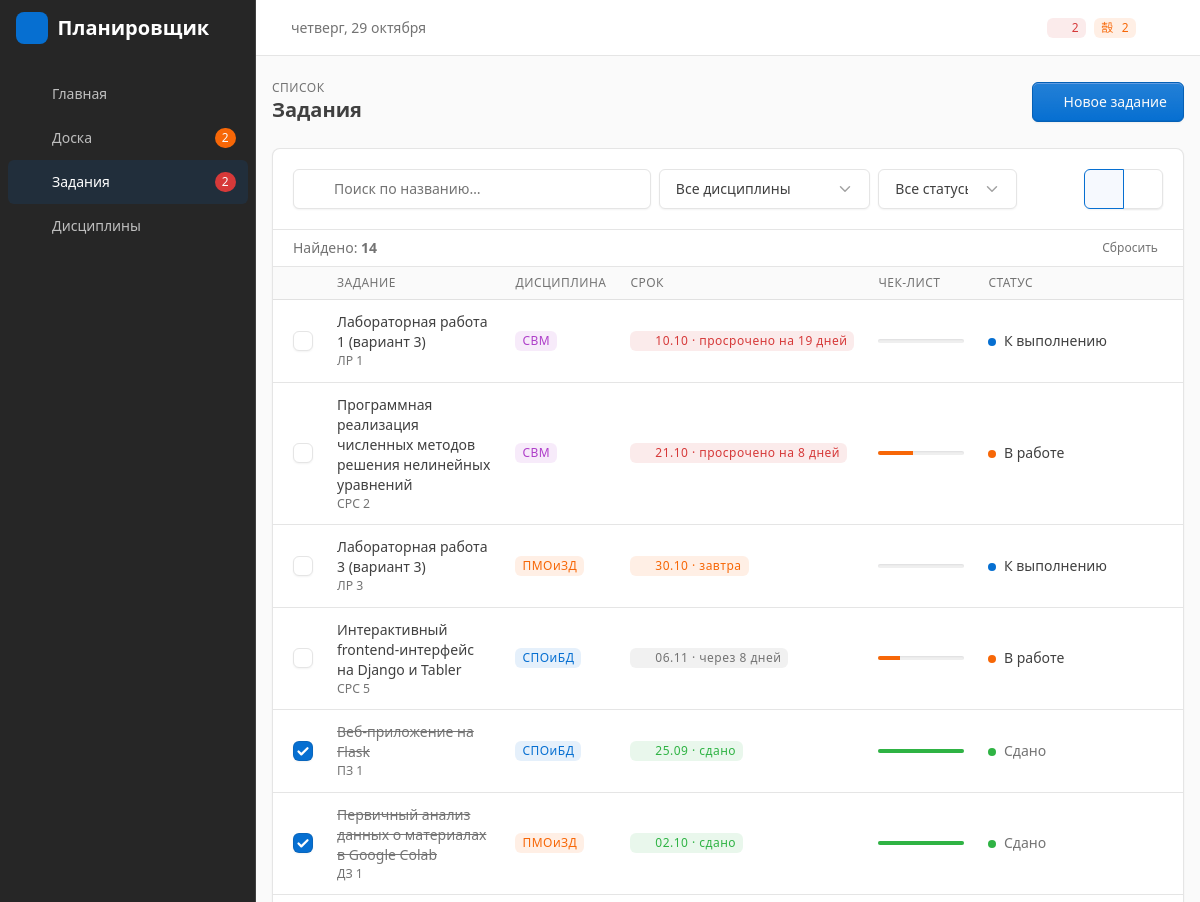
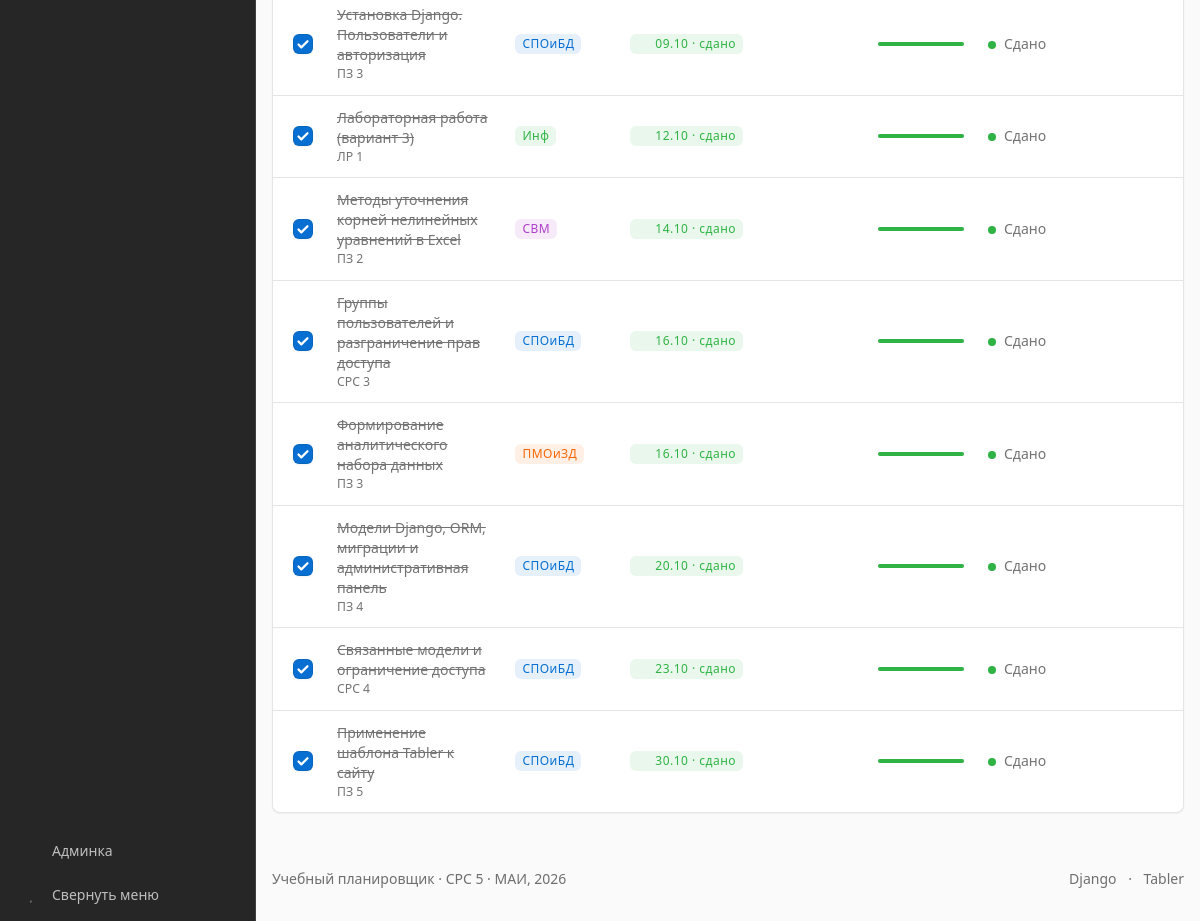
/tasks/, run on the app's committed database (2 pictures, top to bottom).
### planner/models.py (models this page shows, shortened)
class Task(models.Model):
    TODO, DOING, DONE = 'todo', 'doing', 'done'
    STATUSES = [
        (TODO, 'К выполнению'),
        (DOING, 'В работе'),
        (DONE, 'Сдано'),
    ]
    KINDS = [
        ('pz', 'ПЗ'),
        ('srs', 'СРС'),
        ('lr', 'ЛР'),
        ('dz', 'ДЗ'),
    ]
    PRIORITIES = [
        (1, 'Низкий'),
        (2, 'Обычный'),
        (3, 'Высокий'),
    ]
    subject = models.ForeignKey(Subject, on_delete=models.CASCADE, related_name='tasks',
                                verbose_name='Дисциплина')
    kind = models.CharField('Вид работы', max_length=5, choices=KINDS, default='pz')
    number = models.PositiveSmallIntegerField('Номер', default=1)
    title = models.CharField('Тема', max_length=200)
    description = models.TextField('Описание', blank=True)
    deadline = models.DateField('Срок сдачи')
    status = models.CharField('Статус', max_length=10, choices=STATUSES, default=TODO)
    priority = models.PositiveSmallIntegerField('Приоритет', choices=PRIORITIES, default=2)
    created_at = models.DateTimeField('Создано', auto_now_add=True)
    updated_at = models.DateTimeField('Изменено', auto_now=True)
    class Meta:
        verbose_name = 'Задание'
        verbose_name_plural = 'Задания'
        ordering = ['deadline', '-priority']
    @property
    def code(self):
        return f'{self.get_kind_display()} {self.number}'
    @property
    def days_left(self):
        return (self.deadline - date.today()).days
    def checklist_progress(self):
        items = list(self.checklist.all())
        if not items:
            return 0
        return round(sum(i.done for i in items) * 100 / len(items))

class Subject(models.Model):
    COLORS = [
        ('blue', 'Синий'),
        ('green', 'Зелёный'),
        ('orange', 'Оранжевый'),
        ('purple', 'Фиолетовый'),
        ('red', 'Красный'),
        ('teal', 'Бирюзовый'),
    ]
    CONTROLS = [
        ('exam', 'Экзамен'),
        ('credit', 'Зачёт'),
        ('diff', 'Дифф. зачёт'),
    ]
    name = models.CharField('Название', max_length=150)
    short_name = models.CharField('Сокращение', max_length=20)
    teacher = models.CharField('Преподаватель', max_length=100, blank=True)
    control = models.CharField('Форма контроля', max_length=10, choices=CONTROLS, default='exam')
    color = models.CharField('Цвет', max_length=10, choices=COLORS, default='blue')
    class Meta:
        verbose_name = 'Дисциплина'
        verbose_name_plural = 'Дисциплины'
        ordering = ['name']
    def __str__(self):
        return self.short_name

### planner/views.py (the view)
# urls.py: path('tasks/', views.task_list, name='task_list'),
@ensure_csrf_cookie
def task_list(request):
    return render(request, 'planner/task_list.html', {
        'tasks': filter_tasks({}),
        'subjects': Subject.objects.all(),
        'statuses': Task.STATUSES,
        'form': TaskForm(),
    })

### planner/forms.py
class TaskForm(forms.ModelForm):
    class Meta:
        model = Task
        fields = ['subject', 'kind', 'number', 'title', 'deadline', 'priority', 'description']
        widgets = {
            'subject': forms.Select(attrs={'class': 'form-select'}),
            'kind': forms.Select(attrs={'class': 'form-select'}),
            'number': forms.NumberInput(attrs={'class': 'form-control', 'min': 1}),
            'title': forms.TextInput(attrs={'class': 'form-control',
                                            'placeholder': 'Например: Модели Django и ORM'}),
            'deadline': forms.DateInput(attrs={'class': 'form-control', 'type': 'date'},
                                        format='%Y-%m-%d'),
            'priority': forms.Select(attrs={'class': 'form-select'}),
            'description': forms.Textarea(attrs={'class': 'form-control', 'rows': 3,
                                                 'placeholder': 'Что нужно сделать и сдать'}),
        }
    def __init__(self, *args, **kwargs):
        super().__init__(*args, **kwargs)
        self.fields['subject'].empty_label = 'Выберите дисциплину'

### planner/context_processors.py (called while the page is built)
def counters(request):
    return {'counters': task_stats()}

### planner/services.py (called while the page is built)
def task_stats():
    tasks = Task.objects.all()
    return {
        'total': tasks.count(),
        'todo': tasks.filter(status=Task.TODO).count(),
        'doing': tasks.filter(status=Task.DOING).count(),
        'done': tasks.filter(status=Task.DONE).count(),
        'overdue': tasks.exclude(status=Task.DONE).filter(deadline__lt=date.today()).count(),
    }

def filter_tasks(params):
    tasks = Task.objects.select_related('subject').prefetch_related('checklist')
    subject = params.get('subject')
    status = params.get('status')
    query = (params.get('q') or '').strip()
    if subject:
        tasks = tasks.filter(subject_id=subject)
    if status == 'overdue':
        tasks = tasks.exclude(status=Task.DONE).filter(deadline__lt=date.today())
    elif status:
        tasks = tasks.filter(status=status)
    if query:
        query = query.casefold()
        ids = [t.pk for t in tasks
               if query in f'{t.code} {t.title} {t.description} {t.subject.short_name}'.casefold()]
        tasks = tasks.filter(pk__in=ids)
    is_done = Case(When(status=Task.DONE, then=1), default=0, output_field=IntegerField())
    return tasks.order_by(is_done, 'deadline')

### planner/templatetags/planner_tags.py (called while the page is built)
@register.filter
def days_word(n):
    return f'{abs(n)} {plural_ru(n, "день", "дня", "дней")}'

### templates/planner/task_list.html (shortened to what this page needs)
{% extends 'base.html' %}
{% load static %}
{% block pretitle %}Список{% endblock %}
{% block page_title %}Задания{% endblock %}
{% block page_actions %}{% include 'partials/_add_button.html' %}{% endblock %}
{% block content %}
<div class="card">
    <div class="card-body border-bottom">
        <form class="row g-2 align-items-center" id="task-filters" autocomplete="off">
            <div class="col-12 col-md-4 col-lg-5">
                <div class="input-icon">
                    <span class="input-icon-addon"></span>
                    <input type="search" class="form-control" name="q" placeholder="Поиск по названию…">
                </div>
            </div>
            <div class="col-6 col-md-3">
                <select class="form-select" name="subject" aria-label="Дисциплина">
                    <option value="">Все дисциплины</option>
                </select>
            </div>
            <div class="col-6 col-md-3 col-lg-2">
                <select class="form-select" name="status" aria-label="Статус">
                    <option value="">Все статусы</option>
                </select>
            </div>
            <div class="col-md-2 col-lg-2 d-none d-md-flex justify-content-end">
                <div class="btn-group" role="group" aria-label="Вид списка" id="view-switch">
                    <button type="button" class="btn btn-icon" data-view="table" data-bs-toggle="tooltip" title="Таблица">
                        <i class="ti ti-table"></i>
                    </button>
                    <button type="button" class="btn btn-icon" data-view="tiles" data-bs-toggle="tooltip" title="Карточки">
                        <i class="ti ti-layout-grid"></i>
                    </button>
                </div>
            </div>
        </form>
    </div>
    <div class="card-header py-2">
        <span class="text-secondary">Найдено: <strong id="found-count">{{ tasks|length }}</strong></span>
        <div class="card-actions">
            <button type="button" class="btn btn-sm btn-ghost-secondary" id="reset-filters">
                <i class="ti ti-filter-off me-1"></i>Сбросить
            </button>
        </div>
    </div>
    <div class="tasks-view position-relative" id="tasks-view" data-view="table">
        <div class="table-responsive view-table">
            <table class="table table-vcenter card-table">
                <thead>
                    <tr>
                        <th class="w-1"></th>
                        <th>Задание</th>
                        <th class="d-none d-sm-table-cell">Дисциплина</th>
                        <th class="d-none d-lg-table-cell">Срок</th>
                        <th class="d-none d-xl-table-cell">Чек-лист</th>
                        <th class="d-none d-md-table-cell">Статус</th>
                        <th class="w-1"></th>
                    </tr>
                </thead>
                <tbody id="task-rows">
                    {% include 'partials/_task_rows.html' %}
                </tbody>
            </table>
        </div>
    </div>
</div>
{% endblock %}

### templates/partials/_task_row.html
{% load planner_tags %}
<tr data-id="{{ task.pk }}" class="{% if task.status == 'done' %}row-done{% endif %}">
    <td class="w-1">
        <input class="form-check-input m-0 js-done-toggle" type="checkbox" data-id="{{ task.pk }}"
               {% if task.status == 'done' %}checked{% endif %} aria-label="Сдано">
    </td>
    <td>
        <a href="{% url 'task_detail' task.pk %}" class="text-reset fw-medium">{{ task.title }}</a>
        <div class="text-secondary small">{{ task.code }}</div>
    </td>
    <td class="d-none d-sm-table-cell">{% include 'partials/_subject_badge.html' with subject=task.subject %}</td>
    <td class="d-none d-lg-table-cell">{% include 'partials/_deadline.html' %}</td>
    <td class="d-none d-xl-table-cell" style="min-width: 110px">
        {% progress_bar task.checklist_progress task.status|status_color %}
    </td>
    <td class="text-nowrap d-none d-md-table-cell">
        <span class="status-dot status-{{ task.status|status_color }} me-1"></span>
        <span class="js-status-label">{{ task.get_status_display }}</span>
    </td>
    <td class="w-1">{% include 'partials/_status_menu.html' %}</td>
</tr>

### templates/partials/_subject_badge.html
<span class="badge bg-{{ subject.color }}-lt" title="{{ subject.name }}">{{ subject.short_name }}</span>

### templates/partials/_deadline.html
{% load planner_tags %}
<span class="badge bg-{{ task|deadline_color }}-lt text-nowrap" title="Срок: {{ task.deadline|date:'d.m.Y' }}">
    <i class="ti ti-clock me-1"></i>{{ task.deadline|date:'d.m' }} · {{ task|deadline_text }}
</span>

### templates/partials/_progress.html
<div class="progress progress-{{ size }}">
    <div class="progress-bar bg-{{ color }}" style="width: {{ value }}%" role="progressbar"
         aria-valuenow="{{ value }}" aria-valuemin="0" aria-valuemax="100"></div>
</div>

### templates/partials/_status_menu.html (shortened to what this page needs)
<div class="dropdown">
    <button class="btn btn-sm btn-ghost-secondary btn-icon" type="button" data-bs-toggle="dropdown"
            data-bs-auto-close="outside"
            aria-label="Действия с заданием">
        <i class="ti ti-dots-vertical"></i>
    </button>
</div>

### static/css/planner.css (style rules this page uses)
.row-done td { color: var(--tblr-secondary); }
.row-done a { text-decoration: line-through; }

### data on the page
Task: title "Лабораторная работа 1 (вариант 3)", code "ЛР 1", deadline "10.10", status+deadline "просрочено на 19 дней", status "К выполнению"
Subject: short_name "СВМ"
Task: title "Программная реализация численных методов решения нелинейных уравнений", code "СРС 2", deadline "21.10", status+deadline "просрочено на 8 дней", {{ value }} 40 (drawn), status "В работе"
Task: title "Лабораторная работа 3 (вариант 3)", code "ЛР 3", deadline "30.10", status+deadline "завтра", status "К выполнению"
Subject: short_name "ПМОиЗД"
Task: title "Интерактивный frontend-интерфейс на Django и Tabler", code "СРС 5", deadline "06.11", status+deadline "через 8 дней", {{ value }} 25 (drawn), status "В работе"
Subject: short_name "СПОиБД"
Task: status "☑", title "Веб-приложение на Flask", code "ПЗ 1", deadline "25.09", status "сдано", {{ value }} 100 (drawn), status "Сдано"
Task: status "☑", title "Первичный анализ данных о материалах в Google Colab", code "ДЗ 1", deadline "02.10", status "сдано", {{ value }} 100 (drawn), status "Сдано"
Task: status "☑", title "Установка Django. Пользователи и авторизация", code "ПЗ 3", deadline "09.10", status "сдано", {{ value }} 100 (drawn), status "Сдано"
Task: status "☑", title "Лабораторная работа (вариант 3)", code "ЛР 1", deadline "12.10", status "сдано", {{ value }} 100 (drawn), status "Сдано"
Subject: short_name "Инф"
Task: status "☑", title "Методы уточнения корней нелинейных уравнений в Excel", code "ПЗ 2", deadline "14.10", status "сдано", {{ value }} 100 (drawn), status "Сдано"
Task: status "☑", title "Группы пользователей и разграничение прав доступа", code "СРС 3", deadline "16.10", status "сдано", {{ value }} 100 (drawn), status "Сдано"
Task: status "☑", title "Формирование аналитического набора данных", code "ПЗ 3", deadline "16.10", status "сдано", {{ value }} 100 (drawn), status "Сдано"
Task: status "☑", title "Модели Django, ORM, миграции и административная панель", code "ПЗ 4", deadline "20.10", status "сдано", {{ value }} 100 (drawn), status "Сдано"
Task: status "☑", title "Связанные модели и ограничение доступа", code "СРС 4", deadline "23.10", status "сдано", {{ value }} 100 (drawn), status "Сдано"
Task: status "☑", title "Применение шаблона Tabler к сайту", code "ПЗ 5", deadline "30.10", status "сдано", {{ value }} 100 (drawn), status "Сдано"

### other printed values
{{ title }} "Главная Доска Задания Дисциплины"
{{ badge }} "2 2"
{{ counters.overdue }} "2"
{{ counters.doing }} "2"
{{ tasks|length }} "14"
